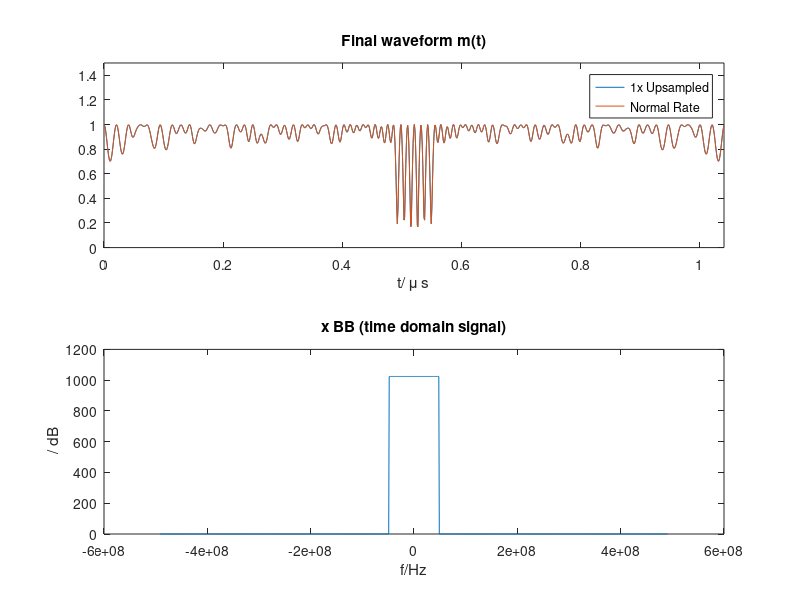
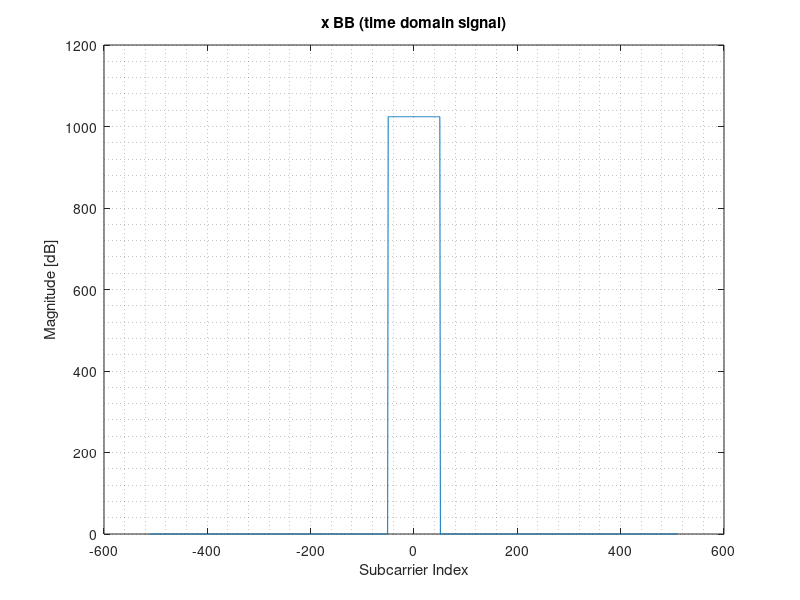
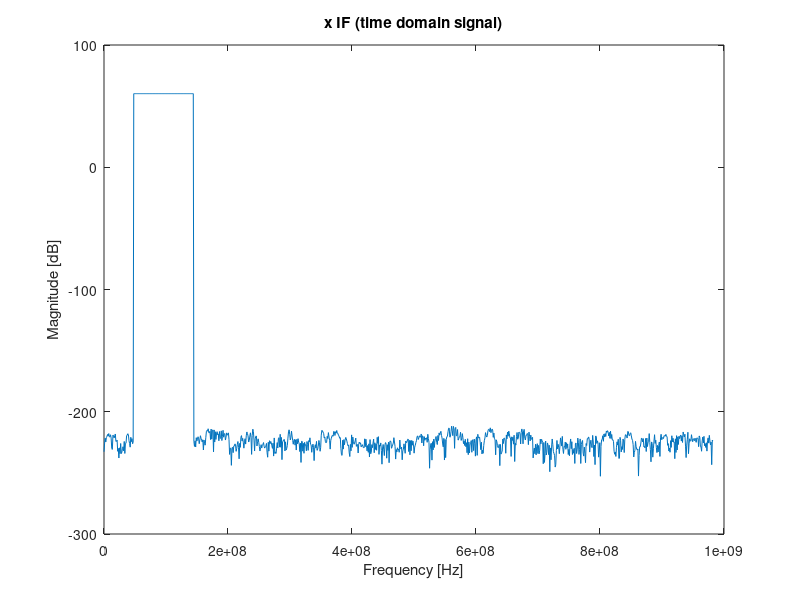

Source code (MATLAB) for these figures, in order:
% Rui Wang
% Date: May 18th, 2013
% 
% Function: Computes the optimal phase vector for multitone signals with 
% low crest factor
% 
% update the function to select the bandwidth and upper and lower
% freqeucnies
% 
% Reference: Mathias Friese, Multitone Signals with Low Crest Factor, IEEE
% Trans on Communications, Vol. 45, No.10, Oct. 1997
% 
% 
% Rui Wang: original version.                   May 18th, 2013
% Rui Wang: change parameters for USRP.       Nov. 24th, 2015
% Rui Wang: add comments for f1=0.            May 5th, 2016
% Rui Wang: modify the scrip to ensure more ifft points and better
%                 accuracy for the time-domain signal.        Nov. 8th, 2017
%                 
% Yuning Zhang: Add the conversion to the signal to designated 
%                         frequency.                                       Nov. 23rd, 2020
% Yuning Zhang: Add the conversion to the signal to designated 
%                         frequency.                                       Nov. 23rd, 2020



clear;clc;
close all;

%Nf = 384; % number of frequency tones
% N = 10000; %N = 80; % number of FFT/IFFT points, meaning sampling points
N = 1024; %N = 80; % number of FFT/IFFT points, meaning sampling points
% fs = 5e9;  % sampling frequency Hz (for DAC, used by AWG)
fs = 3932.16e6/4;  % sampling frequency Hz (for DAC, used by AWG)
sc_min = 0;
sc_max = 100;
% T0 = 4e-6; % OFDM symbol duration
T0=N/fs; % OFDM symbol duration

df = 1/T0; % subcarrier spacing in Hz

% IF signal
IF_f1 = round(sc_min*fs/N);  % low frequency  
IF_idx1 = floor(IF_f1/df);% index, = sc_min
IF_f2 = round(sc_max*fs/N); % high frequency, 
IF_idx2 = floor(IF_f2/df); % index, = sc_max

BW = IF_f2 - IF_f1;


% BB signal
f1 = 0;
f_idx1 = floor(f1/df);
f2 = BW/2;
f_idx2 = floor(f2/df); 
% f1 = 0e6; fix1 = floor(f1/df);% low frequency, index
% f2 = 100e6; fix2 = floor(f2/df);% high frequency, index

if f1 == 0
    % case DC component is included, f1 = 0
    Nf = 2*(f_idx2 - f_idx1 + 1) -1; % odd number
    %Nf = 2*fix2 + 1;
    ftone = zeros(1,Nf); % frequency tones
    ftone(1:floor(Nf/2)) = (-f_idx2*df):df:-df; % negative frequency tones
    ftone(floor(Nf/2)+1) = 0; % DC 
    ftone(ceil(Nf/2)+1:end) = df:df:f_idx2*df; % positive frequency tones
    fix_eff = 1:Nf; % useful subcarrier index
else
    Nf_tot = 2*(f_idx2 - f_idx1 + 1); % even number
    ftone = zeros(1,Nf_tot);
    ftone(1:Nf_tot/2) = (-f_idx2*df):df:(-f_idx1*df);
    ftone(Nf_tot/2+1:Nf_tot) = -ftone(Nf_tot/2:-1:1);
    %ftone(Nf/2+1:Nf) = -ftone(1:Nf/2); % old incorrect
    Nf = 2*f_idx2+1;
    fix_eff = [1:Nf_tot/2,Nf-Nf_tot/2+1:Nf];
end

% normal time index
t = 0:1/fs:(fs/df-1)/fs; 
% densified time index
t_D = linspace(0,T0,N+1); t_D = t_D(1:end-1); 


% n = zeros(1,Nf);
% if mod(Nf,2) 
%     % when Nf is odd, or f1 = 0
%     %n(1:ceil(Nf/2)) = (-floor(f2/f_res)):1:(-floor(f1/f_res));
%     %n(Nf/2+1:Nf) = -n(1:Nf/2); % old
%     %n(ceil(Nf/2)+1:Nf) = -n(ceil(Nf/2)-1:-1:1);
%     n = -(Nf-1)/2 : (Nf-1)/2;
% else
%     % when Nf is even, or f1 > 0
%     n(1:Nf/2) = -fix2:-fix1;
%     n(Nf/2+1:Nf) = -n(Nf/2:-1:1);    
% end

n = -(Nf-1)/2 : (Nf-1)/2;
Phi = pi*n.^2/Nf;
w_res = 2*pi*df;


ix = 0; % iteration index
max_ix = 10000000;
CF = 5;
S = sqrt(Nf);
CF_store = zeros(1,max_ix);
key_reconstruct = 0;
key_liftthreshold = 1;
key_plotm_t = 0;
while (ix<=max_ix) && (S <sqrt(Nf)*CF)
    ix = ix+1;
% Calculate time-domain signal     
%     m_t = zeros(size(t));
%     for kk = 0:Nf-1
%         m_t = m_t+exp(1j*(2*pi*ftone(kk+1)*t+Phi(kk+1)));
%     end

    M = exp(1j*Phi);
    if length(fix_eff) ~= Nf
        M(setdiff(1:Nf,fix_eff)) = zeros(1,Nf-length(fix_eff));
    end
  
    M_sft = ifftshift(M);
    % pad zeros in the middle frequency, i.e. after the highest frequency
    M_pad = [M_sft(1:ceil(Nf/2)),zeros(1,N-Nf),M_sft(ceil(Nf/2)+1:end)]; 
    m_t = N*ifft(M_pad);

    if key_plotm_t ==1
        figure(10)
        plot(abs(m_t));
        figure(11)
        plot(abs(fft(m_t)));
    end    
    CF_store(ix) = max(abs(m_t))/sqrt(mean(abs(m_t).^2));
    CF = CF_store(ix);
    
% Calculate error signal
    e_t = (abs(m_t)>=S).*(abs(m_t)-S).*exp(1j*angle(m_t));
% Fourier series expansion (OBSOLETE)
%     e_k = zeros(1,Nf);
%     n = 0:N-1;
%     for ii=1:Nf
%         e_k(ii) = 1/N*sum(e_t.*exp(-1j*2*pi*ftone(ii)*n/fs));
%     end
    
    % Find frequency coefficients of e_k
    e_k_pad = 1/N*fft(e_t); 
    e_k_sft = [e_k_pad(1:ceil(Nf/2)),e_k_pad(ceil(Nf/2)+1+N-Nf:end)];
    e_k = fftshift(e_k_sft);
    
    if key_reconstruct == 1
        e_t_recon = zeros(size(t));
        for kk = 1:Nf
            e_t_recon = e_t_recon + e_k(kk)*exp(1j*2*pi*ftone(kk)*t);
        end
        figure(99)
        plot(t,abs(e_t),'r');
        hold on;
        plot(t,abs(e_t_recon),'b');
        legend('original error waveform','renconstruction');
        grid on;
        err_recon = mean(abs(e_t_recon-e_t).^2);
        err_pratio = err_recon/mean(abs(e_t).^2);
    else
%         disp('no reconstruction comparison')
    end
    
% subtraction of error signal in the frequency domain
    for kk = 1:Nf
        Phi(kk) = angle( exp(1j*Phi(kk))-e_k(kk) );
    end

% update the threshold
    if key_liftthreshold == 1
     S = S+0.001;
    else 
        S=S+0;
    end
end    

signal_bb = real(m_t)';
% save('C:\Users\zhang\OneDrive - University of Southern California\Documents\USC\WiDes\Measurement Projects\METRANS\Signal\500M_BW_single_rep_bb_no_CP.mat', 'm_t')
% save('C:\Users\zhang\OneDrive - University of Southern California\Documents\USC\WiDes\Measurement Projects\METRANS\Signal\500M_BW_single_rep_bb_no_CP.txt', 'signal_bb', '-ascii')    

% Final waveform sampled at fs 
m_t_fs = m_t(1:length(t_D)/length(t):end);

figure
subplot(2,1,1)
plot(t_D*1e6,abs(m_t)/max(abs(m_t)));
hold on;
plot(t*1e6,abs(m_t_fs)/max(abs(m_t)));
title('Final waveform m(t)'); 
xlabel('t/ \mu s')
legend(sprintf('%dx Upsampled',length(t_D)/length(t)),'Normal Rate');
axis([0,max(t_D*1e6),0,1.5]);
hold off;

f = -fs/2:df:(fs/2-df);
subplot(2,1,2);
plot(f,abs(ifftshift(fft(m_t_fs))));
xlabel('f/Hz');ylabel(' / dB');
title('x BB (time domain signal)');



figure
plot(-N/2:N/2-1,abs(ifftshift(fft(m_t_fs))));
title('x BB (time domain signal)')
xlabel('Subcarrier Index')
ylabel('Magnitude [dB]')
grid minor

% figure(3)
% f_long = -fs/2:df/2:fs/2-df/2;
% f_ix = 1:2:length(f_long);
% subplot(2,1,1)
% plot(f_long,10*log10(fftshift(abs(fft(m_t,2*N)))));
% xlabel('f/Hz'); ylabel('|mag| / dB');
% title('FFT of 2N samples, zero-padding');
% subplot(2,1,2)
% m_mag = fftshift(abs(fft(m_t,2*N)));
% plot(f,10*log10(m_mag(f_ix)));
% xlabel('f/Hz'); ylabel('|mag| / dB');

% figure(2)
% plot(CF_store(1:ix));
% xlabel('Iteration number'); ylabel('Crest Factor');
% 
% figure(3) 
N_repetition=1;
m_rep = repmat(m_t,1,N_repetition); % repeating the signal N_block times
% pwelch(m_rep,128,64,length(m_rep),fs,'twosided');
% title([num2str(N_repetition), ' times the length of original sequence']);
% 
% figure(4) 
% CP=1e-6/(1/fs)
CP = 0;
m_rep_with_cp = [m_rep(end-(CP-1):end), m_rep];
% length(m_rep_with_cp)
% pwelch(m_rep_with_cp, 128, 64, length(m_rep_with_cp), fs,'twosided');
% title('')

% f_IF=1e9;
% f_IF = 300e6;
f_IF = 96e6;
t=(0:length(m_rep_with_cp)-1).*1/fs;
x_IF=(m_rep_with_cp.*exp(1j*2*pi*f_IF*t));
x_IF_real=real(m_rep_with_cp.*exp(1j*2*pi*f_IF*t));

f = 0:df:(fs-df);
figure;plot(f, 20*log10(abs(fft(x_IF))));title('x IF (time domain signal)');xlabel('Frequency [Hz]');ylabel('Magnitude [dB]')
% figure;plot(f, 20*log10(abs(fft(real(x_IF)))))
% figure;plot(f, 20*log10(abs(fft(imag(x_IF)))))





















% signal_IF = x_IF_real';
% % save('C:\Users\zhang\OneDrive - University of Southern California\Documents\USC\WiDes\Measurement Projects\METRANS\Signal\500M_BW_single_rep_IF_no_CP.txt', 'signal_IF', '-ascii')    
% 
% figure
% pwelch(x_IF,128,64,length(x_IF),fs,'twosided');
% figure
% pwelch(x_IF_real,128,64,length(x_IF_real),fs,'twosided');
%x_IF_imag = imag(m_rep4_wcp.*exp(1j*2*pi*f_IF*t));
% figure(7)
% pwelch(x_IF_imag,128,64,length(x_IF_real),fs,'twosided');
% figure(8)
% pwelch(x_IF_real- x_IF_imag,128,64,length(x_IF_real),fs,'twosided');

%
% figure(7)
% pwelch(real(m_t),128,64,length(m_t),fs,'twosided');
% 
% figure(100)
% pwelch(hilbert(m_t),128,64,length(m_t),fs,'twosided');
% 
% 
% figure(101)
% pwelch(hilbert(m_t).*exp(1j*2*pi*f_IF*t),128,64,length(m_t),fs,'twosided');
% 
% figure(102)
% pwelch(real(hilbert(m_t).*exp(1j*2*pi*f_IF*t)),128,64,length(m_t),fs,'twosided');
% % single-sided band signal
% t=(0:length(m_t)-1).*1/fs;
% x_IF_ssb = zeros(length(m_t),2);
% x_IF_ssb(:,1) = real(m_t) .* cos(2*pi*f_IF*t);
% x_IF_ssb(:,2) = imag(hilbert(real(m_t))) .* sin(2*pi*f_IF*t);
% x_IF_ssb_assem = x_IF_ssb(:,1) - x_IF_ssb(:,2);
% figure(8)
% pwelch(x_IF_ssb(:,1),128,64,length(m_t),fs,'twosided');
% figure(9)
% pwelch(x_IF_ssb(:,2),128,64,length(m_t),fs,'twosided');